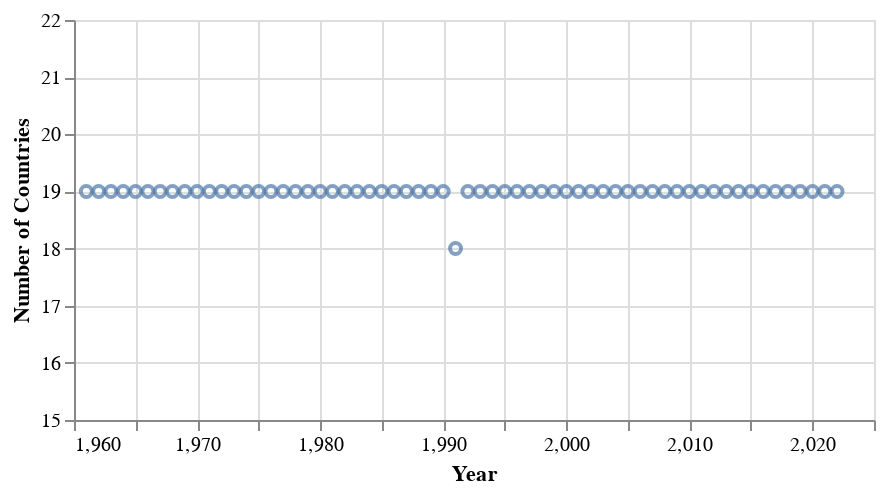

Here is the notebook cell this chart was saved with:
### Markdown cell above
### comment

The first assumption is the number of countries in the dataset might be different in that year because of partial deletion we conducted in the first notebook. To check it, `Oc_population` dataset was grouped by **Year** and counted how many countries are there every year.

### Code cell
Oc_Countrycount_plot = Oc_Countrycount_year |>
  @vlplot(:point, x = {:Year, scale = {zero = false}}, 
           y = {:Num_Country, scale = {domain = [15, 22]}, axis = {title = "Number of Countries"}},
           width = 400, height = 200)

### Figure 1 — Vega-Lite specification as saved in the notebook (floating-point values rounded to 4 significant figures)
{"data": {"values": [{"Num_Country": 19, "Year": 1961}, {"Num_Country": 19, "Year": 1962}, {"Num_Country": 19, "Year": 1963}, {"Num_Country": 19, "Year": 1964}, {"Num_Country": 19, "Year": 1965}, {"Num_Country": 19, "Year": 1966}, {"Num_Country": 19, "Year": 1967}, {"Num_Country": 19, "Year": 1968}, {"Num_Country": 19, "Year": 1969}, {"Num_Country": 19, "Year": 1970}, {"Num_Country": 19, "Year": 1971}, {"Num_Country": 19, "Year": 1972}, {"Num_Country": 19, "Year": 1973}, {"Num_Country": 19, "Year": 1974}, {"Num_Country": 19, "Year": 1975}, {"Num_Country": 19, "Year": 1976}, {"Num_Country": 19, "Year": 1977}, {"Num_Country": 19, "Year": 1978}, {"Num_Country": 19, "Year": 1979}, {"Num_Country": 19, "Year": 1980}, {"Num_Country": 19, "Year": 1981}, {"Num_Country": 19, "Year": 1982}, {"Num_Country": 19, "Year": 1983}, {"Num_Country": 19, "Year": 1984}, {"Num_Country": 19, "Year": 1985}, {"Num_Country": 19, "Year": 1986}, {"Num_Country": 19, "Year": 1987}, {"Num_Country": 19, "Year": 1988}, {"Num_Country": 19, "Year": 1989}, {"Num_Country": 19, "Year": 1990}, {"Num_Country": 18, "Year": 1991}, {"Num_Country": 19, "Year": 1992}, {"Num_Country": 19, "Year": 1993}, {"Num_Country": 19, "Year": 1994}, {"Num_Country": 19, "Year": 1995}, {"Num_Country": 19, "Year": 1996}, {"Num_Country": 19, "Year": 1997}, {"Num_Country": 19, "Year": 1998}, {"Num_Country": 19, "Year": 1999}, {"Num_Country": 19, "Year": 2000}, {"Num_Country": 19, "Year": 2001}, {"Num_Country": 19, "Year": 2002}, {"Num_Country": 19, "Year": 2003}, {"Num_Country": 19, "Year": 2004}, {"Num_Country": 19, "Year": 2005}, {"Num_Country": 19, "Year": 2006}, {"Num_Country": 19, "Year": 2007}, {"Num_Country": 19, "Year": 2008}, {"Num_Country": 19, "Year": 2009}, {"Num_Country": 19, "Year": 2010}, {"Num_Country": 19, "Year": 2011}, {"Num_Country": 19, "Year": 2012}, {"Num_Country": 19, "Year": 2013}, {"Num_Country": 19, "Year": 2014}, {"Num_Country": 19, "Year": 2015}, {"Num_Country": 19, "Year": 2016}, {"Num_Country": 19, "Year": 2017}, {"Num_Country": 19, "Year": 2018}, {"Num_Country": 19, "Year": 2019}, {"Num_Country": 19, "Year": 2020}, {"Num_Country": 19, "Year": 2021}, {"Num_Country": 19, "Year": 2022}]}, "encoding": {"x": {"field": "Year", "scale": {"zero": false}, "type": "quantitative"}, "y": {"axis": {"title": "Number of Countries"}, "field": "Num_Country", "scale": {"domain": [15, 22]}, "type": "quantitative"}}, "height": 200, "mark": "point", "width": 400}
